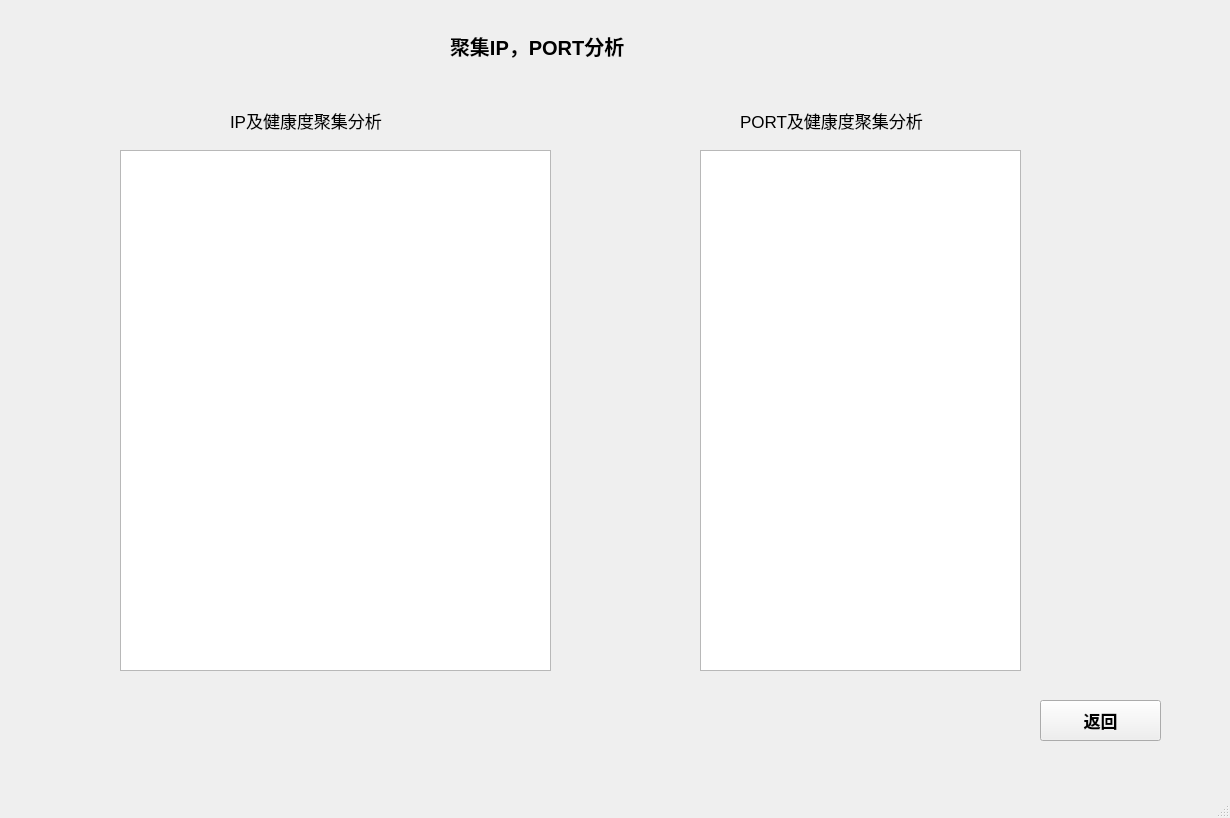
<?xml version="1.0" encoding="UTF-8"?>
<ui version="4.0">
 <class>MainWindow</class>
 <widget class="QMainWindow" name="MainWindow">
  <property name="geometry">
   <rect>
    <x>0</x>
    <y>0</y>
    <width>1230</width>
    <height>818</height>
   </rect>
  </property>
  <property name="windowTitle">
   <string>MainWindow</string>
  </property>
  <widget class="QWidget" name="centralwidget">
   <widget class="QLabel" name="label">
    <property name="geometry">
     <rect>
      <x>450</x>
      <y>20</y>
      <width>221</width>
      <height>51</height>
     </rect>
    </property>
    <property name="font">
     <font>
      <pointsize>15</pointsize>
      <weight>75</weight>
      <bold>true</bold>
     </font>
    </property>
    <property name="text">
     <string>聚集IP，PORT分析</string>
    </property>
   </widget>
   <widget class="QTableView" name="IPView">
    <property name="geometry">
     <rect>
      <x>120</x>
      <y>150</y>
      <width>431</width>
      <height>521</height>
     </rect>
    </property>
   </widget>
   <widget class="QTableView" name="tableView_2">
    <property name="geometry">
     <rect>
      <x>700</x>
      <y>150</y>
      <width>321</width>
      <height>521</height>
     </rect>
    </property>
   </widget>
   <widget class="QLabel" name="label_2">
    <property name="geometry">
     <rect>
      <x>230</x>
      <y>110</y>
      <width>201</width>
      <height>21</height>
     </rect>
    </property>
    <property name="font">
     <font>
      <pointsize>13</pointsize>
     </font>
    </property>
    <property name="text">
     <string>IP及健康度聚集分析</string>
    </property>
   </widget>
   <widget class="QLabel" name="label_3">
    <property name="geometry">
     <rect>
      <x>740</x>
      <y>110</y>
      <width>231</width>
      <height>21</height>
     </rect>
    </property>
    <property name="font">
     <font>
      <pointsize>13</pointsize>
     </font>
    </property>
    <property name="text">
     <string>PORT及健康度聚集分析</string>
    </property>
   </widget>
   <widget class="QPushButton" name="pushButton">
    <property name="geometry">
     <rect>
      <x>1040</x>
      <y>700</y>
      <width>121</width>
      <height>41</height>
     </rect>
    </property>
    <property name="font">
     <font>
      <pointsize>13</pointsize>
      <weight>75</weight>
      <bold>true</bold>
     </font>
    </property>
    <property name="text">
     <string>返回</string>
    </property>
   </widget>
  </widget>
  <widget class="QMenuBar" name="menubar">
   <property name="geometry">
    <rect>
     <x>0</x>
     <y>0</y>
     <width>1230</width>
     <height>26</height>
    </rect>
   </property>
  </widget>
  <widget class="QStatusBar" name="statusbar"/>
 </widget>
 <resources/>
 <connections/>
</ui>
